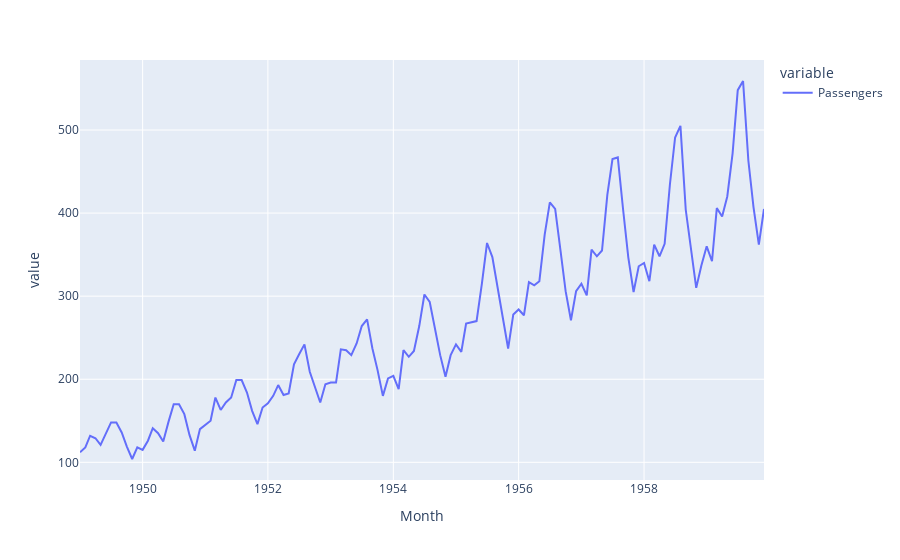

Here is the notebook cell this chart was saved with:
### Code cell
#将 air_df 的数据画图出来(plotly)
#澳洲空乘客流的变化情况
air_fig1 = new_air_df.plot()
air_fig1.show()

### Figure 1 — Plotly figure (JSON) as saved in the notebook; plotly's stock layout.template omitted (floating-point values rounded to 4 significant figures; data arrays with more than 128 entries replaced by an {"elided": "..."} marker saying what was removed)
{"data": [{"hovertemplate": "variable=Passengers<br>Month=%{x}<br>value=%{y}<extra></extra>", "legendgroup": "Passengers", "line": {"color": "#636efa", "dash": "solid"}, "mode": "lines", "name": "Passengers", "orientation": "v", "showlegend": true, "type": "scatter", "x": {"elided": "132 str values"}, "xaxis": "x", "y": {"elided": "132 int values"}, "yaxis": "y"}], "layout": {"legend": {"title": {"text": "variable"}, "tracegroupgap": 0}, "margin": {"t": 60}, "xaxis": {"anchor": "y", "domain": [0, 1], "title": {"text": "Month"}}, "yaxis": {"anchor": "x", "domain": [0, 1], "title": {"text": "value"}}}}
